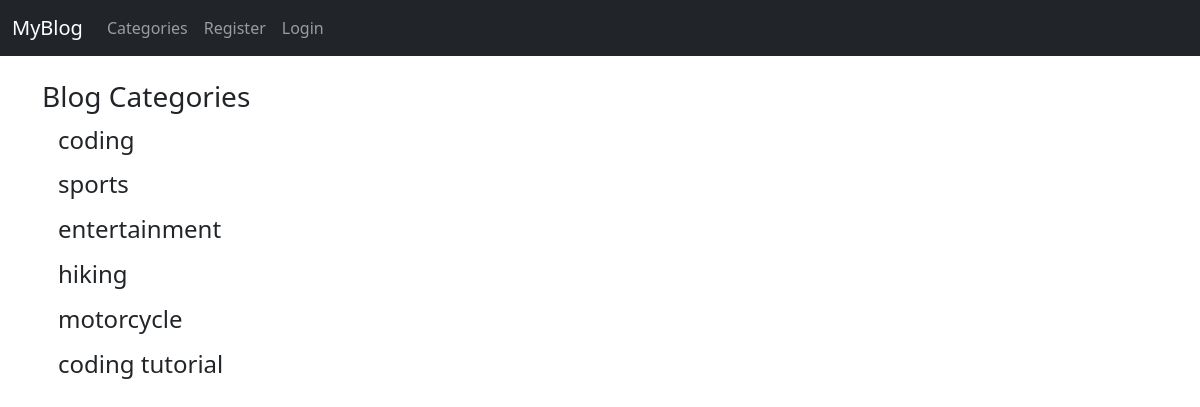
The page /category-list/ on the database its author committed.
### blog/models.py (models this page shows, shortened)
class Category(models.Model):
    name = models.CharField(max_length=255)
    def __str__(self):
        return self.name

### blog/views.py (the view)
# urls.py: path('category-list/', categoryListView, name='category_list'),
def categoryListView(request):
    cat_menu_list = Category.objects.all()
    return render(request, 'category_list.html', {'cat_menu_list': cat_menu_list})

### blog/templates/category_list.html (shortened to what this page needs)
{% extends "base.html" %}
{% block content %}
    <h3>Blog Categories</h3>
    {% for item in cat_menu_list %}
        <h4><a class="dropdown-item" href="{% url 'category' item|slugify %}">{{item}}</a></h4>
    {% endfor %}
{% endblock content %}

### rows shown on the page
Category: name "coding"
Category: name "sports"
Category: name "entertainment"
Category: name "hiking"
Category: name "motorcycle"
Category: name "coding tutorial"
